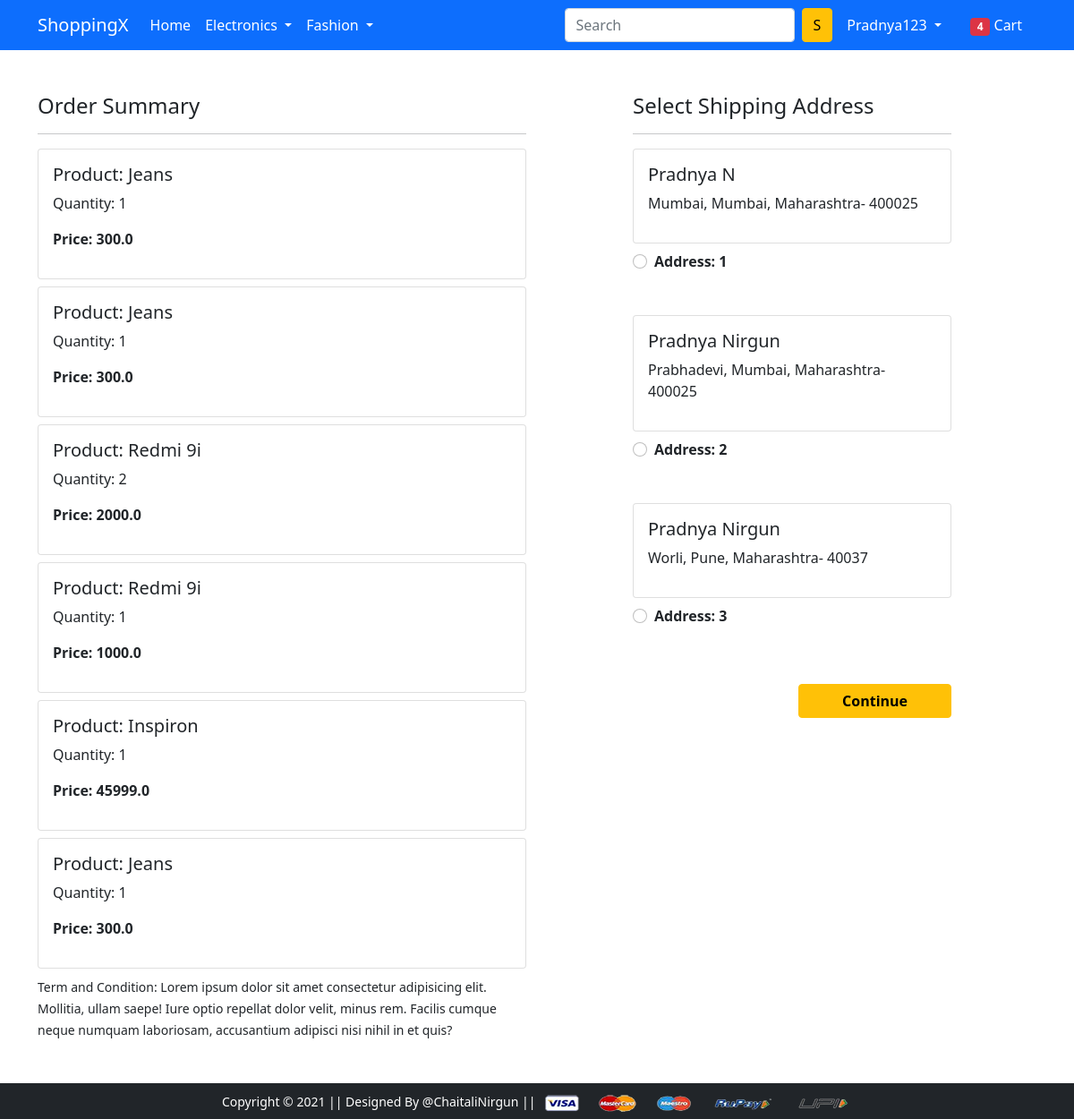
Screenshot of /checkout/ (signed in) with the database file from the repository.
### app/models.py (models this page shows, shortened)
class Cart(models.Model):
 user = models.ForeignKey(User, on_delete=models.CASCADE)
 product = models.ForeignKey(Product, on_delete=models.CASCADE)
 quantity = models.PositiveIntegerField(default=1)
 @property
 def total_cost(self):
   return self.quantity * self.product.discounted_price

class Product(models.Model):
    title=models.CharField(max_length=50)
    selling_price=models.FloatField()
    discounted_price=models.FloatField()
    description=models.CharField(max_length=200)
    brand=models.CharField(max_length=50)
    category=models.CharField(choices=CATEGORY_CHOICES,max_length=2)
    product_image=models.ImageField(upload_to='producting')

class Customer(models.Model):
    user=models.ForeignKey(User,on_delete=models.CASCADE)
    name=models.CharField(max_length=50)
    locality=models.CharField(max_length=200)
    city=models.CharField(max_length=50)
    zipcode=models.IntegerField()
    state=models.CharField(choices=STATE_CHOICES,max_length=50)

### app/views.py (the view)
# urls.py: path('checkout/', views.checkout, name='checkout'),
@login_required
def checkout(request):
	user = request.user
	add = Customer.objects.filter(user=user)
	cart_items = Cart.objects.filter(user=request.user)
	return render(request, 'app/checkout.html', {'add':add, 'cart_items':cart_items})

### app/templates/app/checkout.html (shortened to what this page needs)
{% extends 'app/base.html' %}
{% load static %}
{% block main-content %}
<div class="container">
 <div class="row mt-5">
  <div class="col-sm-6">
    <h4>Order Summary</h4>
    <hr>
    {% for item in cart_items %}
      <div class="card mb-2">
        <div class="card-body">
          <h5>Product: {{item.product.title}}</h5>
          <p>Quantity: {{item.quantity}}</p>
          <p class="fw-bold">Price: {{item.total_cost}}</p>
        </div>
      </div>
    {% endfor %}
    <small>Term and Condition: Lorem ipsum dolor sit amet consectetur adipisicing elit. Mollitia, ullam saepe! Iure optio repellat dolor velit, minus rem. Facilis cumque neque numquam laboriosam, accusantium adipisci nisi nihil in et quis?</small>
  </div>
  <div class="col-sm-4 offset-sm-1">
    <h4>Select Shipping Address</h4>
    <hr>
    <form action="/paymentdone">
    {% for ad in add %}
      <div class="card">
        <div class="card-body">
        <h5>{{ad.name}}</h5>
        <p>{{ad.locality}}, {{ad.city}}, {{ad.state}}- {{ad.zipcode}}</p>
        </div>
      </div>
        <div class="form-check mt-2 mb-5">
          <input class="form-check-input" type="radio" name="custid" id="custadd{{forloop.counter}}" value="{{ad.id}}">
          <label class="form-check-label fw-bold" for="custadd{{forloop.counter}}">
            Address: {{ forloop.counter }} </label>
        </div>
      {% endfor %}
        <div class="text-end">
          <button type="submit" class="btn btn-warning mt-3 px-5 fw-bold">Continue</button>
        </div>
      </form>
    </div>
  </div>
</div>
{% endblock main-content %}

### app/templates/app/base.html (shortened to what this page needs)
<!doctype html>
{% load static %}
<html lang="en">
  <head>
    <link href="https://cdn.jsdelivr.net/npm/bootstrap@5.0.0-beta1/dist/css/bootstrap.min.css" rel="stylesheet">
    <link rel="stylesheet" href="{% static 'app/css/owl.carousel.min.css' %}">
    <link rel="stylesheet" href="{% static 'app/css/all.min.css' %}">
    <link rel="stylesheet" href="{% static 'app/css/style.css' %}">
  </head>
  <body>
    <nav class="navbar navbar-expand-lg navbar-dark bg-primary">
     <div class="container">
       <a class="navbar-brand" href="/">ShoppingX</a>
       <div class="collapse navbar-collapse" id="navbarSupportedContent">
         <ul class="navbar-nav me-auto mb-2 mb-lg-0">
           <li class="nav-item">
             <a class="nav-link active" aria-current="page" href="/">Home</a>
           </li>
           <li class="nav-item dropdown">
             <a class="nav-link dropdown-toggle text-white" href="#" id="electronicsDropdown" role="button" data-bs-toggle="dropdown" aria-expanded="false">
               Electronics
             </a>
           </li>
           <li class="nav-item dropdown">
             <a class="nav-link dropdown-toggle text-white" href="#" id="fashionDropdown" role="button" data-bs-toggle="dropdown" aria-expanded="false">
               Fashion
             </a>
           </li>
         </ul>
         <form class="d-flex">
           <input class="form-control me-2" type="search" placeholder="Search" aria-label="Search">
           <button class="btn btn-warning" type="submit">S</button>
         </form>
         <div>
          <ul class="navbar-nav me-auto mb-2 mb-lg-0">
          {% if request.user.is_authenticated %}
           <li class="nav-item dropdown mx-2">
              <a class="nav-link dropdown-toggle text-white" href="#" id="profileDropdown" role="button" data-bs-toggle="dropdown" aria-expanded="false">
                {{request.user.username|capfirst}}
              </a>
            </li>
            <li class="nav-item mx-2">
             <a href="{% url 'showcart' %}" class="nav-link text-white"><span class="badge bg-danger">4</span> Cart </a>
            </li>
            {% endif %}
          </ul>
         </div>
       </div>
     </div>
    </nav>
    {% block main-content %} {% endblock main-content %}
    <footer class="container-fluid bg-dark text-center p-2 mt-5">
        <small class="text-white">Copyright &copy; 2021 || Designed By @ChaitaliNirgun || </small>
        <img src="{% static 'app/images/payment.png' %}" alt="" srcset="" class="img-fluid" height="2px">
    </footer>
  </body>
</html>

### rows the page displays
Cart: product "Jeans", quantity "1", total_cost "300.0"
Cart: product "Jeans", quantity "1", total_cost "300.0"
Cart: product "Redmi 9i", quantity "2", total_cost "2000.0"
Cart: product "Redmi 9i", quantity "1", total_cost "1000.0"
Cart: product "Inspiron", quantity "1", total_cost "45999.0"
Cart: product "Jeans", quantity "1", total_cost "300.0"
Customer: name "Pradnya N", locality "Mumbai", city "Mumbai", state "Maharashtra", zipcode "400025"
Customer: name "Pradnya Nirgun", locality "Prabhadevi", city "Mumbai", state "Maharashtra", zipcode "400025"
Customer: name "Pradnya Nirgun", locality "Worli", city "Pune", state "Maharashtra", zipcode "40037"

### other values shown
{{ request.user.username|capfirst }} "Pradnya123"
